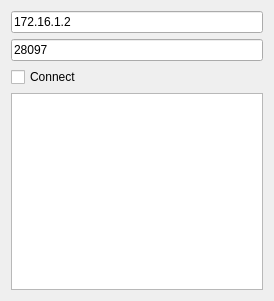
<?xml version="1.0" encoding="UTF-8"?>
<ui version="4.0">
 <class>RefereeBoxClientWidget</class>
 <widget class="QWidget" name="RefereeBoxClientWidget">
  <property name="geometry">
   <rect>
    <x>0</x>
    <y>0</y>
    <width>274</width>
    <height>301</height>
   </rect>
  </property>
  <property name="windowTitle">
   <string>RefereeBoxClient</string>
  </property>
  <layout class="QVBoxLayout" name="verticalLayout">
   <item>
    <widget class="QLineEdit" name="lnedtIP">
     <property name="text">
      <string>172.16.1.2</string>
     </property>
    </widget>
   </item>
   <item>
    <widget class="QLineEdit" name="lnedtPort">
     <property name="text">
      <string>28097</string>
     </property>
    </widget>
   </item>
   <item>
    <widget class="QCheckBox" name="chckConnect">
     <property name="text">
      <string>Connect</string>
     </property>
    </widget>
   </item>
   <item>
    <widget class="QTextBrowser" name="txtRecv"/>
   </item>
  </layout>
 </widget>
 <resources/>
 <connections/>
</ui>
